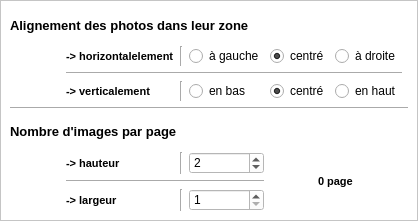
           <widget class="QWidget" name="pagePhotos">
            <property name="geometry">
             <rect>
              <x>0</x>
              <y>0</y>
              <width>411</width>
              <height>216</height>
             </rect>
            </property>
            <property name="maximumSize">
             <size>
              <width>16777215</width>
              <height>16777215</height>
             </size>
            </property>
            <property name="styleSheet">
             <string notr="true"/>
            </property>
            <attribute name="label">
             <string>PHOTOS (alignement, répartition)</string>
            </attribute>
            <layout class="QGridLayout" name="gridLayout_2">
             <property name="leftMargin">
              <number>0</number>
             </property>
             <property name="topMargin">
              <number>0</number>
             </property>
             <property name="rightMargin">
              <number>0</number>
             </property>
             <property name="bottomMargin">
              <number>0</number>
             </property>
             <property name="spacing">
              <number>2</number>
             </property>
             <item row="0" column="0" colspan="2">
              <widget class="QFrame" name="fPhotos">
               <property name="styleSheet">
                <string notr="true">background-color:white;</string>
               </property>
               <property name="frameShape">
                <enum>QFrame::StyledPanel</enum>
               </property>
               <property name="frameShadow">
                <enum>QFrame::Raised</enum>
               </property>
               <layout class="QGridLayout" name="gridLayout_3">
                <item row="1" column="1">
                 <widget class="QLabel" name="laHorizontalImage">
                  <property name="styleSheet">
                   <string notr="true">

QLabel
{
	color : black;

	font-style: normal;
	font-size: 8pt;
	font-weight: bold;
}

</string>
                  </property>
                  <property name="text">
                   <string>-&gt; horizontalelement</string>
                  </property>
                 </widget>
                </item>
                <item row="7" column="0" colspan="3">
                 <widget class="QLabel" name="laNbImages">
                  <property name="minimumSize">
                   <size>
                    <width>0</width>
                    <height>30</height>
                   </size>
                  </property>
                  <property name="maximumSize">
                   <size>
                    <width>16777215</width>
                    <height>30</height>
                   </size>
                  </property>
                  <property name="styleSheet">
                   <string notr="true">

QLabel
{
	color : black;

	font-style: normal;
	font-size: 10pt;
	font-weight: bold;
}

</string>
                  </property>
                  <property name="text">
                   <string>Nombre d'images par page</string>
                  </property>
                 </widget>
                </item>
                <item row="10" column="2">
                 <widget class="Line" name="line_17">
                  <property name="orientation">
                   <enum>Qt::Vertical</enum>
                  </property>
                 </widget>
                </item>
                <item row="8" column="2">
                 <widget class="Line" name="line_8">
                  <property name="orientation">
                   <enum>Qt::Vertical</enum>
                  </property>
                 </widget>
                </item>
                <item row="1" column="0" rowspan="3">
                 <widget class="QLabel" name="laWhite">
                  <property name="minimumSize">
                   <size>
                    <width>50</width>
                    <height>0</height>
                   </size>
                  </property>
                  <property name="maximumSize">
                   <size>
                    <width>50</width>
                    <height>16777215</height>
                   </size>
                  </property>
                  <property name="text">
                   <string/>
                  </property>
                 </widget>
                </item>
                <item row="2" column="1" colspan="5">
                 <widget class="Line" name="line_14">
                  <property name="orientation">
                   <enum>Qt::Horizontal</enum>
                  </property>
                 </widget>
                </item>
                <item row="8" column="4" rowspan="3" colspan="2" alignment="Qt::AlignHCenter">
                 <widget class="QLabel" name="laNbPages">
                  <property name="styleSheet">
                   <string notr="true">

QLabel
{
	color : black;

	font-style: normal;
	font-size: 8pt;
	font-weight: bold;
}

</string>
                  </property>
                  <property name="text">
                   <string>0 page</string>
                  </property>
                 </widget>
                </item>
                <item row="3" column="1">
                 <widget class="QLabel" name="laVerticalImage">
                  <property name="styleSheet">
                   <string notr="true">

QLabel
{
	color : black;

	font-style: normal;
	font-size: 8pt;
	font-weight: bold;
}

</string>
                  </property>
                  <property name="text">
                   <string>-&gt; verticalement</string>
                  </property>
                 </widget>
                </item>
                <item row="1" column="5">
                 <widget class="QRadioButton" name="rbRightImage">
                  <property name="text">
                   <string>à droite</string>
                  </property>
                  <attribute name="buttonGroup">
                   <string notr="true">buttonGroup_4</string>
                  </attribute>
                 </widget>
                </item>
                <item row="10" column="3">
                 <widget class="QSpinBox" name="sbNbImagesH">
                  <property name="minimum">
                   <number>1</number>
                  </property>
                  <property name="maximum">
                   <number>10</number>
                  </property>
                  <property name="value">
                   <number>1</number>
                  </property>
                 </widget>
                </item>
                <item row="3" column="4">
                 <widget class="QRadioButton" name="rbVCenterImage">
                  <property name="text">
                   <string>centré</string>
                  </property>
                  <property name="checked">
                   <bool>true</bool>
                  </property>
                  <attribute name="buttonGroup">
                   <string notr="true">buttonGroup_5</string>
                  </attribute>
                 </widget>
                </item>
                <item row="8" column="0" rowspan="3" alignment="Qt::AlignHCenter">
                 <widget class="QLabel" name="laWhite2">
                  <property name="minimumSize">
                   <size>
                    <width>50</width>
                    <height>0</height>
                   </size>
                  </property>
                  <property name="maximumSize">
                   <size>
                    <width>50</width>
                    <height>16777215</height>
                   </size>
                  </property>
                  <property name="text">
                   <string/>
                  </property>
                 </widget>
                </item>
                <item row="11" column="3">
                 <spacer name="verticalSpacer">
                  <property name="orientation">
                   <enum>Qt::Vertical</enum>
                  </property>
                  <property name="sizeHint" stdset="0">
                   <size>
                    <width>20</width>
                    <height>40</height>
                   </size>
                  </property>
                 </spacer>
                </item>
                <item row="10" column="1">
                 <widget class="QLabel" name="laNbImagesH">
                  <property name="styleSheet">
                   <string notr="true">

QLabel
{
	color : black;

	font-style: normal;
	font-size: 8pt;
	font-weight: bold;
}

</string>
                  </property>
                  <property name="text">
                   <string>-&gt; largeur</string>
                  </property>
                 </widget>
                </item>
                <item row="3" column="5">
                 <widget class="QRadioButton" name="rbTopImage">
                  <property name="text">
                   <string>en haut</string>
                  </property>
                  <attribute name="buttonGroup">
                   <string notr="true">buttonGroup_5</string>
                  </attribute>
                 </widget>
                </item>
                <item row="8" column="3">
                 <widget class="QSpinBox" name="sbNbImagesV">
                  <property name="minimum">
                   <number>1</number>
                  </property>
                  <property name="maximum">
                   <number>10</number>
                  </property>
                  <property name="value">
                   <number>2</number>
                  </property>
                 </widget>
                </item>
                <item row="1" column="4">
                 <widget class="QRadioButton" name="rbHCenterImage">
                  <property name="text">
                   <string>centré</string>
                  </property>
                  <property name="checked">
                   <bool>true</bool>
                  </property>
                  <attribute name="buttonGroup">
                   <string notr="true">buttonGroup_4</string>
                  </attribute>
                 </widget>
                </item>
                <item row="8" column="1">
                 <widget class="QLabel" name="laNbImagesV">
                  <property name="styleSheet">
                   <string notr="true">

QLabel
{
	color : black;

	font-style: normal;
	font-size: 8pt;
	font-weight: bold;
}

</string>
                  </property>
                  <property name="text">
                   <string>-&gt; hauteur</string>
                  </property>
                 </widget>
                </item>
                <item row="1" column="3">
                 <widget class="QRadioButton" name="rbLeftImage">
                  <property name="text">
                   <string>à gauche</string>
                  </property>
                  <attribute name="buttonGroup">
                   <string notr="true">buttonGroup_4</string>
                  </attribute>
                 </widget>
                </item>
                <item row="3" column="6">
                 <spacer name="horizontalSpacer_3">
                  <property name="orientation">
                   <enum>Qt::Horizontal</enum>
                  </property>
                  <property name="sizeHint" stdset="0">
                   <size>
                    <width>40</width>
                    <height>20</height>
                   </size>
                  </property>
                 </spacer>
                </item>
                <item row="6" column="0" colspan="7">
                 <widget class="Line" name="line_7">
                  <property name="orientation">
                   <enum>Qt::Horizontal</enum>
                  </property>
                 </widget>
                </item>
                <item row="3" column="3">
                 <widget class="QRadioButton" name="rbBottomImage">
                  <property name="text">
                   <string>en bas</string>
                  </property>
                  <attribute name="buttonGroup">
                   <string notr="true">buttonGroup_5</string>
                  </attribute>
                 </widget>
                </item>
                <item row="1" column="2">
                 <widget class="Line" name="line_15">
                  <property name="orientation">
                   <enum>Qt::Vertical</enum>
                  </property>
                 </widget>
                </item>
                <item row="3" column="2">
                 <widget class="Line" name="line_16">
                  <property name="orientation">
                   <enum>Qt::Vertical</enum>
                  </property>
                 </widget>
                </item>
                <item row="0" column="0" colspan="5">
                 <widget class="QLabel" name="laPhotoAlignment">
                  <property name="minimumSize">
                   <size>
                    <width>0</width>
                    <height>30</height>
                   </size>
                  </property>
                  <property name="maximumSize">
                   <size>
                    <width>16777215</width>
                    <height>30</height>
                   </size>
                  </property>
                  <property name="styleSheet">
                   <string notr="true">

QLabel
{
	color : black;

	font-style: normal;
	font-size: 10pt;
	font-weight: bold;
}

</string>
                  </property>
                  <property name="text">
                   <string>Alignement des photos dans leur zone</string>
                  </property>
                 </widget>
                </item>
                <item row="9" column="1" colspan="3">
                 <widget class="Line" name="line_18">
                  <property name="orientation">
                   <enum>Qt::Horizontal</enum>
                  </property>
                 </widget>
                </item>
               </layout>
               <zorder>sbNbImagesV</zorder>
               <zorder>laNbImagesV</zorder>
               <zorder>rbLeftImage</zorder>
               <zorder>laHorizontalImage</zorder>
               <zorder>line_7</zorder>
               <zorder>rbHCenterImage</zorder>
               <zorder>laNbPages</zorder>
               <zorder>rbRightImage</zorder>
               <zorder>laVerticalImage</zorder>
               <zorder>rbBottomImage</zorder>
               <zorder>rbVCenterImage</zorder>
               <zorder>rbTopImage</zorder>
               <zorder>horizontalSpacer_3</zorder>
               <zorder>laWhite</zorder>
               <zorder>laNbImagesH</zorder>
               <zorder>sbNbImagesH</zorder>
               <zorder>laWhite2</zorder>
               <zorder>verticalSpacer</zorder>
               <zorder>laPhotoAlignment</zorder>
               <zorder>line_14</zorder>
               <zorder>line_15</zorder>
               <zorder>line_16</zorder>
               <zorder>laNbImages</zorder>
               <zorder>line_8</zorder>
               <zorder>line_17</zorder>
               <zorder>line_18</zorder>
              </widget>
             </item>
            </layout>
           </widget>
